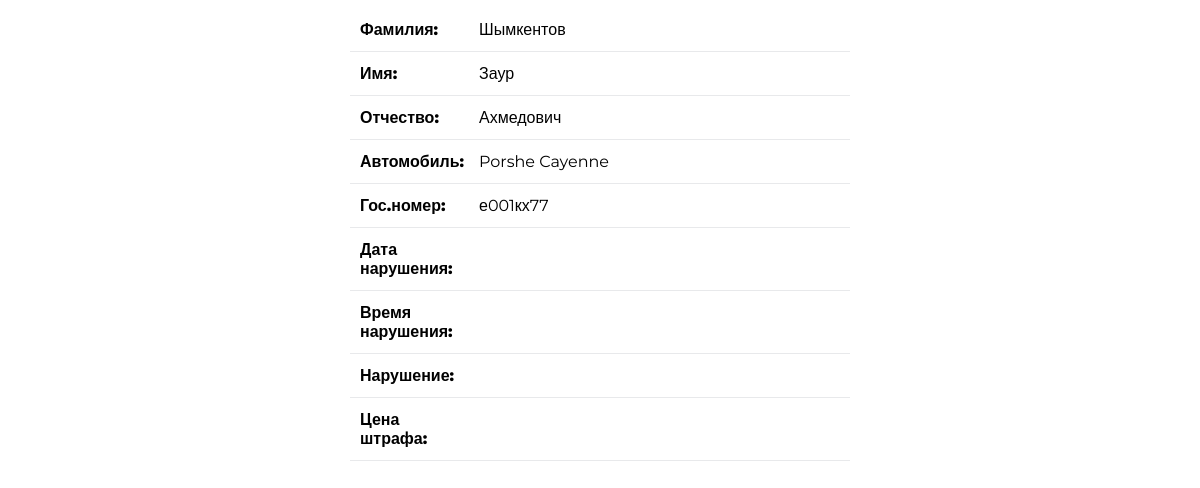
The page /lc.php?strahovka=98FP2929993 on the database as committed earlier.
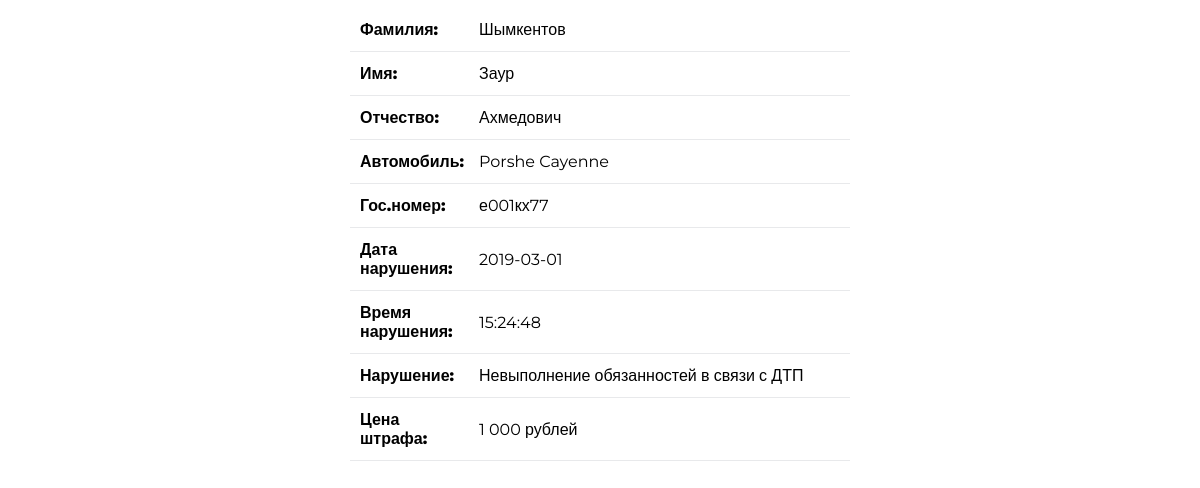
The same page on the database as committed later.
### tables this page shows
CREATE TABLE IF NOT EXISTS `narusheniya` (
  `kod_avto` int(11) NOT NULL,
  `id_narush` int(11) NOT NULL,
  `data` date NOT NULL,
  `time` time NOT NULL,
  `place` text NOT NULL
);

CREATE TABLE IF NOT EXISTS `vid_narush` (
  `id_narush` int(11) NOT NULL,
  `state_narush` text NOT NULL,
  `name_narush` text NOT NULL,
  `price_narush` text NOT NULL
);

### lc.php (the view)
<?php
include("script/link_bd.php");
$sql = "SELECT * FROM  `drivers` WHERE `kod_avto` =(SELECT `kod_avto` FROM  `avto` WHERE `strahovka` = '".$_GET['strahovka']."')";
$result = $connection->query($sql);
$driver=$result->fetch();
$sql = "SELECT * FROM `avto` WHERE `kod_avto`= '".$driver ['kod_avto']."'";
$result = $connection->query($sql);
$avto=$result->fetch();
$sql = "SELECT * FROM  `narusheniya` WHERE `kod_avto` = '".$driver ['kod_avto']."'";
$result = $connection->query($sql);
$narush=$result->fetch();
?>
<link rel="stylesheet" href="style/style.css">
<haeder><meta charset="UTF-8"></header>
<div class="lcm">
<table id="table-after-search">
    <tr><td>Фамилия:</td> <td><?php echo $driver ['surname']; ?></td></tr>
    <tr><td>Имя:</td>  <td><?php echo $driver ['name']; ?></td></tr>
    <tr><td>Отчество:</td> <td><?php echo $driver ['fathername']; ?></td></tr>
    <tr><td>Автомобиль:</td> <td><?php echo $avto ['model']; ?></td></tr>
    <tr><td>Гос.номер:</td> <td><?php echo $avto ['gos_nomer']; ?></td></tr>
    <tr><td>Дата нарушения:</td> <td><?php echo $narush ['data']; ?></td></tr>
    <tr><td>Время нарушения:</td> <td><?php echo $narush ['time']; ?></td></tr>
    <?php
    $sql = "SELECT `id_narush` FROM `narusheniya` WHERE `kod_avto` = '".$driver ['kod_avto']."'";
    $result = $connection->query($sql);
    $row=$result->fetch();
    $sql = "SELECT * FROM  `vid_narush` WHERE `id_narush` = '".$row ['id_narush']."'";
    $result = $connection->query($sql);
    $row=$result->fetch();
     ?>
     <tr><td>Нарушение:</td> <td><?php echo $row ['name_narush']; ?></td></tr>
    <tr><td>Цена штрафа:</td> <td><?php echo $row ['price_narush']; ?></td></tr>
</table>
</div>

Rows that differ between the two databases and show on the page:
added narusheniya: data "2019-03-01", time "15:24:48"
added vid_narush: name_narush "Невыполнение обязанностей в связи с ДТП", price_narush "1 000 рублей"
